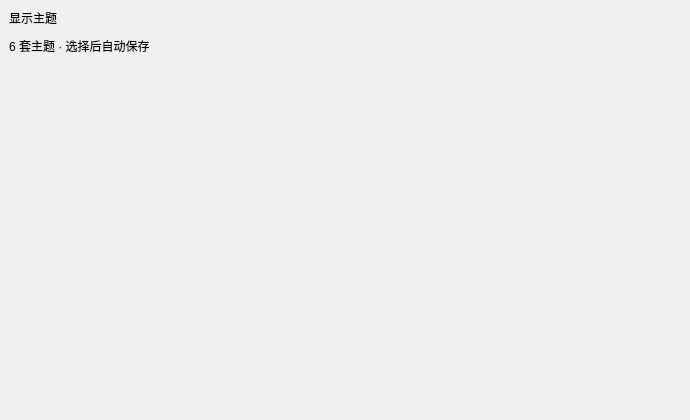
            <widget class="QWidget" name="settingsContent">
             <property name="geometry">
              <rect><x>0</x><y>0</y><width>690</width><height>420</height></rect>
             </property>
             <layout class="QVBoxLayout" name="settingsContentLayout">
              <property name="spacing"><number>14</number></property>
              <property name="leftMargin"><number>0</number></property>
              <property name="topMargin"><number>0</number></property>
              <property name="rightMargin"><number>0</number></property>
              <property name="bottomMargin"><number>0</number></property>
              <item>
               <widget class="QFrame" name="themeCard">
                <property name="objectName"><string>panelCard</string></property>
                <layout class="QVBoxLayout" name="themeCardLayout">
                 <property name="spacing"><number>10</number></property>
                 <item>
                  <widget class="QLabel" name="themeCardTitle">
                   <property name="objectName"><string>cardTitle</string></property>
                   <property name="text"><string>显示主题</string></property>
                  </widget>
                 </item>
                 <item>
                  <widget class="QLabel" name="themeCardSub">
                   <property name="objectName"><string>cardSub</string></property>
                   <property name="text"><string>6 套主题 · 选择后自动保存</string></property>
                  </widget>
                 </item>
                 <item>
                  <layout class="QHBoxLayout" name="themeBtnLayout">
                   <property name="spacing"><number>8</number></property>
                  </layout>
                 </item>
                </layout>
               </widget>
              </item>
              <item>
               <spacer name="settingsSpacer">
                <property name="orientation"><enum>Qt::Vertical</enum></property>
                <property name="sizeHint" stdset="0"><size><width>20</width><height>20</height></size></property>
               </spacer>
              </item>
             </layout>
            </widget>
